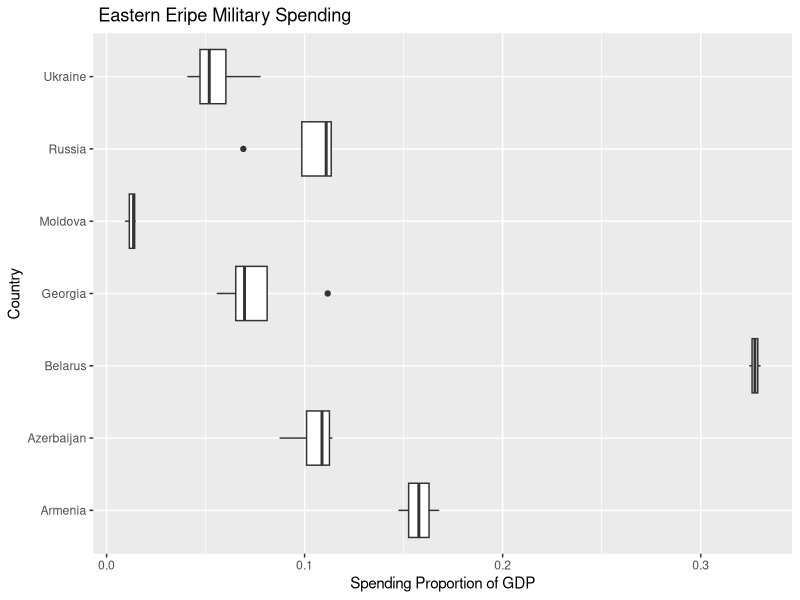

Generate this figure with R:
## ---- chunk 1
#| label: setup

library(readxl) 
library(tidyverse)
## ---- chunk 2
#| label: read-in-military-data

military <- read_xlsx("data/gov_spending_per_capita.xlsx",  # reads file path of data
                      sheet = "Share of Govt. spending",    # selects tab on excel sheet
                      skip  = 7,                            # skipping a number of rows
                      n_max = 191,                          # reads a maximum number of rows
                      na = c("xxx", ". ."))                  # reads as na's 
## ---- chunk 3
#| label: regional-totals
cont_region <- read_xlsx("data/gov_spending_per_capita.xlsx", 
                      sheet = "Regional totals", 
                      skip = 14,
                      n_max = 36) |> 
  filter(Region != "World total (including Iraq)", 
         Region != "World total (excluding Iraq)")
## ---- chunk 4
#| label: id-regions
regions <- cont_region |> 
  pull(Region)
## ---- chunk 5
#| label: filter-regions
military_clean <- military |> 
  filter(!Country %in% regions)
## ---- chunk 6
#| label: inspecting-what-regions-were-not-removed

military_clean |> 
  filter(if_all(.cols = -Country,   #hint: what is the easiest way to include every column except `Country`
                .fns = is.na   #hint: what function in R (there are several) tests if a value is missing or is NA?
  ))
## ---- chunk 7
#| label: pivoting-military-data-longer
military_new <- military_clean |>
  pivot_longer(cols= 4:35,
               names_to = "year",
               values_to = "spending")
military_new

## ---- chunk 8
#| label: side-by-side-boxplots-east-europe

# Countries to include in the plot! 
eastern_europe <- c("Armenia", 
                    "Azerbaijan",
                    "Belarus", 
                    "Georgia", 
                    "Moldova", 
                    "Russia", 
                    "Ukraine")

# Hint - look at the code chunk `filter-regions` and Question 2 for code similar to what you will want to use to filter out just these countries.  

military_EEurope <- military_new |>
  filter(Country == eastern_europe) 

ggplot(data = military_EEurope, aes(x = Country, y = spending)) +
  geom_boxplot() +
  coord_flip() +
  labs(title = " Eastern Eripe Military Spending",
       y = "Spending Proportion of GDP",
       x = "Country") 

